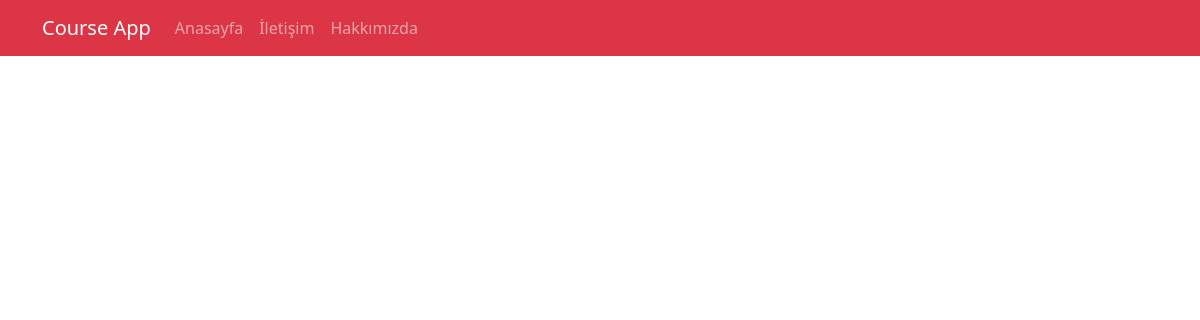
Before: /kurslar/ with the older database file.
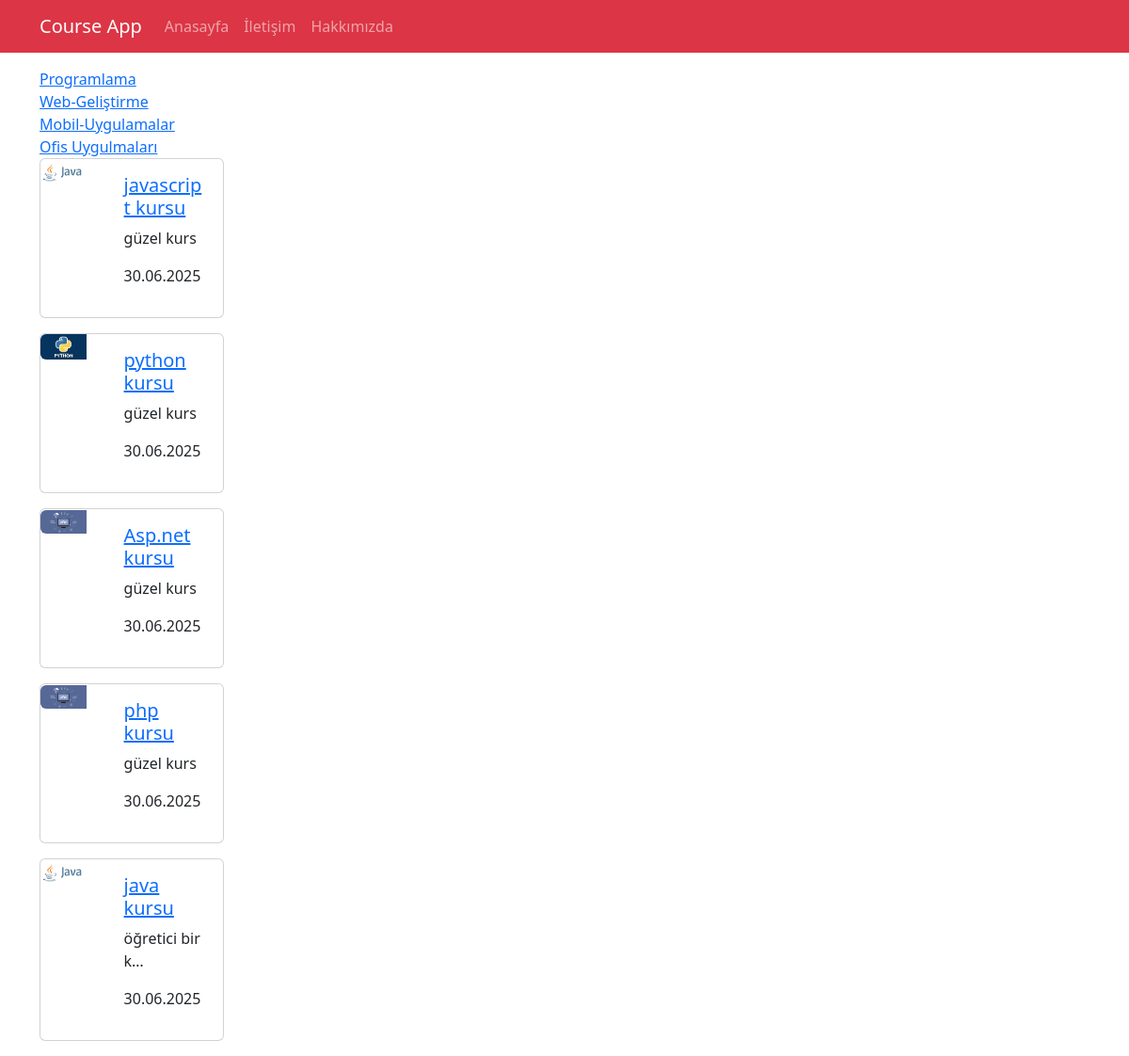
After: the same page with the newer database file.
### courses/models.py (models this page shows, shortened)
class Category(models.Model):
        name=models.CharField(max_length=40)
        slug=models.SlugField(default="",null=False,unique=True,db_index=True,  max_length=50)

class Course(models.Model):
    title = models.CharField(max_length=100)
    description = models.TextField()
    imageUrl=models.CharField(max_length=50, blank=False)
    date = models.DateField(auto_now_add=True)
    isActive = models.BooleanField(default=True)
    slug=models.SlugField(default="",blank=True,null=False,unique=True,db_index=True)
    category=models.ForeignKey(Category,default=1,on_delete=models.CASCADE)

### courses/views.py (the view)
# urls.py: path('',views.index),
def index(request):
    kurslar=Course.objects.all()
    kategoriler=Category.objects.all()
    return render(request,'courses/index.html',{
        'categories':kategoriler,
        'courses':kurslar
    })

### courses/templates/courses/index.html (shortened to what this page needs)
{% extends "layout.html" %}
{% load static %}
{% block css_files %}
<link rel="stylesheet" href="{% static "courses/css/style.css" %}">
{% endblock  %}
{% block content %}
<div class="container mt-3">
    <div class="row">
      <div class="col-3">
         {% include "courses/partials/_categories.html" %}
      <div class="col-9">
         {% for course in courses %}
           {% if course.isActive %}
            {% include "courses/partials/_course.html" %}
           {% endif %}
         {% endfor %}
      </div>
      </div>
    </div>
   </div>
{% endblock %}

### templates/layout.html (shortened to what this page needs)
{% load static %}
<!DOCTYPE html>
<html lang="en">
<head>
    <link rel="stylesheet" href="{% static "css/bootstrap.min.css" %}"  />
{% block css_files %}{% endblock  %}
</head>
<body>
  {% include "partials/_nav.html" %}
   {% block content %}{% endblock  %}
</body>
</html>

### templates/partials/_nav.html
 <nav class="navbar navbar-expand-lg bg-danger navbar-dark">
     <div class="container">
     <a href="/" class="navbar-brand">Course App</a>
     <ul class="navbar-nav me-auto">
        <li class="nav-item">
            <a href="/" class="nav-link">Anasayfa</a>
        </li>
         <li class="nav-item">
            <a href="/contact" class="nav-link">İletişim</a>
        </li>
        <li class="nav-item">
            <a href="/about" class="nav-link">Hakkımızda</a>
        </li>
     </ul>
  </div>
   </nav>

### courses/templates/courses/partials/_categories.html
<div class="list-group">
        {% for category in categories %}
         <a href="{% url "courses_by_category" category.slug %}" class="list-gruop-item list-gruop-item-action">{{category.name|title}}</a>
        {% endfor %}
      </div>

### courses/templates/courses/partials/_course.html
{% load static %}
<div class="card mb-3">
              <div class="row">
                <div class="col-4">
                  <img class="img-fluid rounded-start" src="{% static "courses/img/"%}{{course.imageUrl}}" alt="{{course.title}}">
                </div>
                <div class="col-8">
                  <div class="card-body">
                    <h5 class="card-title">
                      <a href="{% url "course_details" course.id %}">
                         {{course.title}}
                    </a>
                    </h5>
                       <p class="card-text">{{course.description|   truncatechars:15}} </p>
                        <p>{{course.date|date:"d.m.Y"}}</p>
                  </div>
                </div>
              </div>
           </div>

Changed rows visible on the page:
added Category: name "Programlama"
added Category: name "Web-Geliştirme"
added Category: name "Mobil-Uygulamalar"
added Category: name "Ofis Uygulmaları"
added Course: imageUrl (picture), title "javascript kursu", description "güzel kurs", date "30.06.2025"
added Course: imageUrl (picture), title "python kursu", description "güzel kurs", date "30.06.2025"
added Course: imageUrl (picture), title "Asp.net kursu", description "güzel kurs", date "30.06.2025"
added Course: imageUrl (picture), title "php kursu", description "güzel kurs", date "30.06.2025"
added Course: imageUrl (picture), title "java kursu", description "öğretici bir k…", date "30.06.2025"
